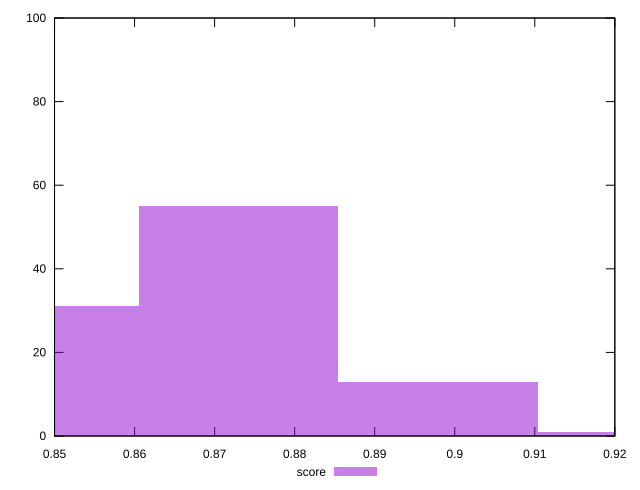

Generate this figure with gnuplot:
reset

$score <<EOF
0.8480209706609503 31
0.8729627639156841 55
0.897904557170418 13
0.9228463504251517 1
EOF

set key outside below
set boxwidth 0.02494179325473383
set xrange [0.85:0.92]
set yrange [0:100]
set trange [0:100]
set style fill transparent solid 0.5 noborder
set terminal svg size 640, 490 enhanced background rgb 'white'
set output "report_00009_2021-02-08T22-37-41.559Z/first-meaningful-paint/samples/pages+cached+noadtech/score/histogram.svg"

plot $score title "score" with boxes

reset
